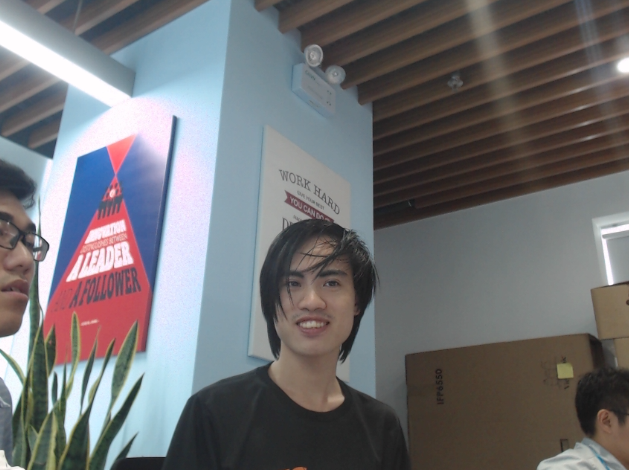
#> input picture img/test_xuan.png, 629 x 470 px
$ python -i test_recog.py   (imports and definitions only)
#> lines starting #> are read from the running program, lines starting #| are printed output that depends on the picture
#> further down, picture is the input picture: shape (470, 629, 3); mean B, G, R 115.5, 112.8, 112.9

import cv2
import pickle

FACE_SIZE = 165
subjects = ["dummy label", "Khoa", "C Tu", "Chau"]

s2 = [
    "dumb", "a viet", "a khoa", "t hung",
    "linh", "tung", "T ha", "c ngoc anh", "a TTduc",
    "c tu", "a Thang", "a Dat", "T Thang", "Huy", "A Giang",
    "Xuan", "a Thanh", "A Dung", "a Duc", "T Tu",
    "A Hung", "C Thanh", "Chau", "Lien", "A Bach"
]

# [16 lines left out: function draw_rect, not called in this run]

def detect_face(img):
    """
    function to detect face, using openCV

    :param img, <ndarray> input image
    """

    # convert img to gray scale, as opencv face detector expects
    # gray images
    gray = cv2.cvtColor(img, cv2.COLOR_BGR2GRAY)
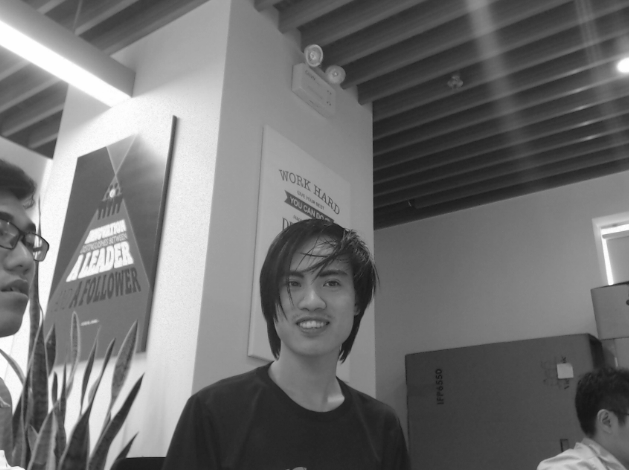
#> gray: shape (470, 629); min 22, max 254, mean 113.1

    # load face detector
    face_cascade = cv2.CascadeClassifier("../cv_train/haarcascade_frontalface_default.xml")

    # detect face
    faces = face_cascade.detectMultiScale(gray, scaleFactor=1.2, minNeighbors=5)
#> faces = [[262, 243, 103, 103]]

    # if no faces detected, return orignal img
    if len(faces) == 0:
        return None, None

    # extract first face
    (x, y, w, h) = faces[0]
#> x = 262; y = 243; w = 103; h = 103

    # return only face part of image
    face = cv2.resize(gray[y: y+h, x:x+w], (FACE_SIZE, FACE_SIZE))
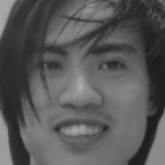
#> face: shape (165, 165); min 24, max 174, mean 87.9
    return face, faces[0]

# [28 lines left out: function predict, not called in this run]


# load name list
# [2 lines not run here, left out]

# create LBPH face recognizer
#face_recognizer = cv2.face.LBPHFaceRecognizer_create()
face_recognizer = cv2.face.EigenFaceRecognizer_create()
# [7 lines not run here, left out]

# resize
# [1 line that did not run here, left out]
w2 = 600
# [1 line that did not run here, left out]
# [1 line that did not run here, left out]
# [1 line that did not run here, left out]

# predict
# [1 line that did not run here, left out]

# show result
# [3 lines not run here, left out]

>>> import cv2
>>> picture = cv2.imread('../img/test_xuan.png')
>>> result = detect_face(picture)

$ run again, on img/run_doorcam2.png
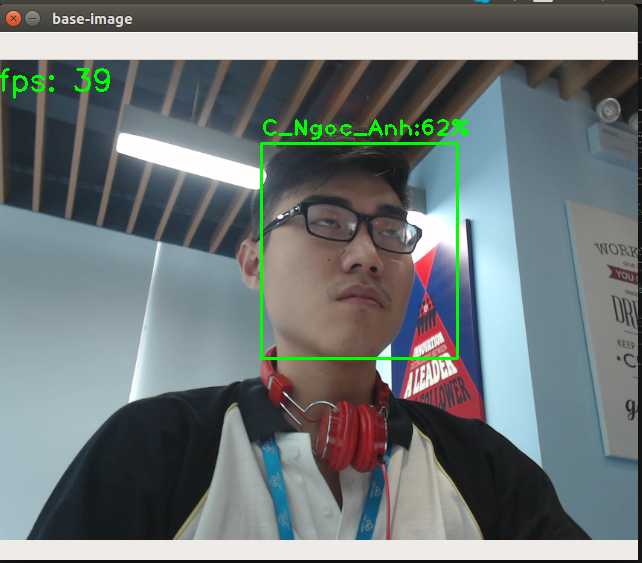
#> input picture img/run_doorcam2.png, 642 x 563 px
#> picture is the input picture: shape (563, 642, 3); mean B, G, R 119.8, 119.7, 111.4
#> in detect_face, `gray = cv2.cvtColor(img, cv2.COLOR_BGR2GRAY)`:
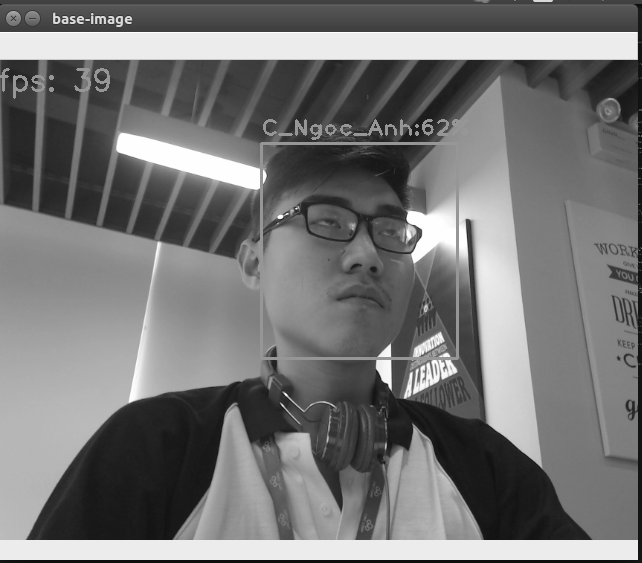
#> gray: shape (563, 642); min 13, max 255, mean 117.3
#> faces = ()

$ run again, on img/test_chau.png
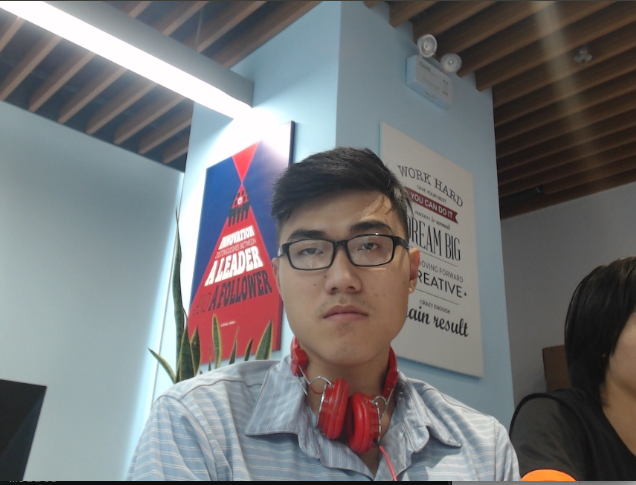
#> input picture img/test_chau.png, 636 x 485 px
#> picture is the input picture: shape (485, 636, 3); mean B, G, R 118.2, 116.8, 116.8
#> in detect_face, `gray = cv2.cvtColor(img, cv2.COLOR_BGR2GRAY)`:
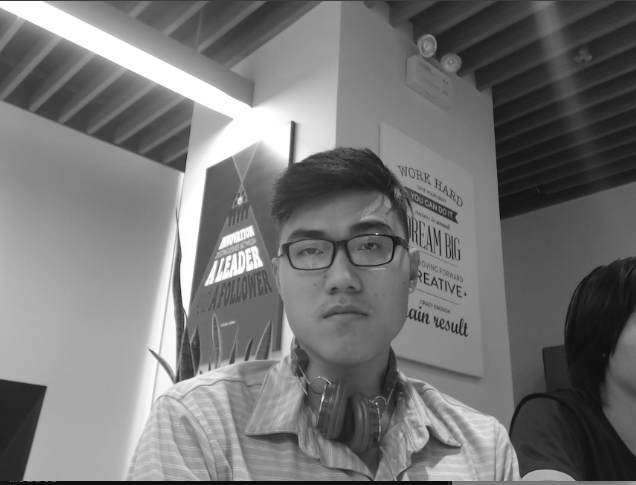
#> gray: shape (485, 636); min 12, max 255, mean 117
#> faces = [[263, 186, 164, 164]]
#> x = 263; y = 186; w = 164
#> in detect_face, `face = cv2.resize(gray[y: y+h, x:x+w], (FACE_SIZE, FACE_SIZE))`:
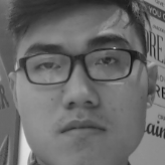
#> face: shape (165, 165); min 17, max 226, mean 106

$ run again, on img/test_chau3.png
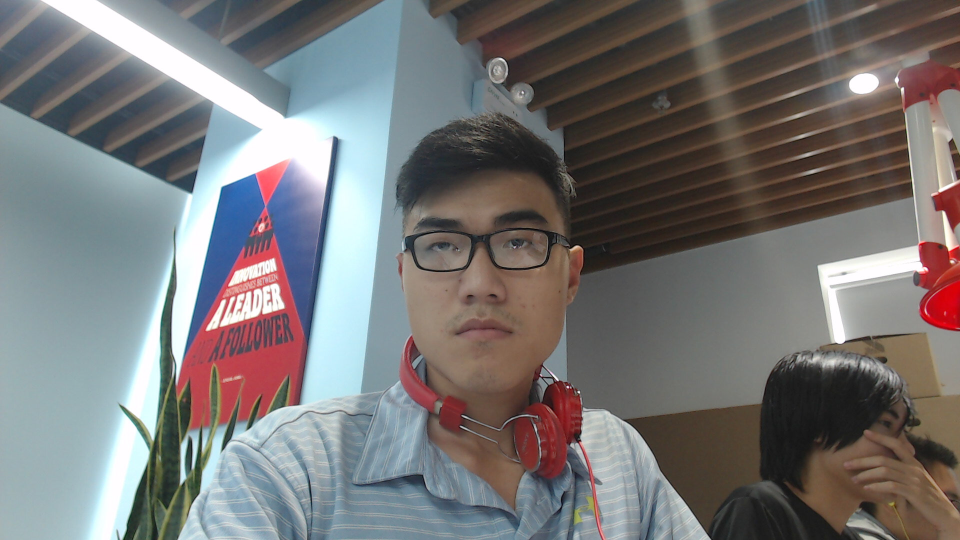
#> input picture img/test_chau3.png, 1920 x 1080 px (shown at 1/2 size)
#> picture is the input picture: shape (1080, 1920, 3); mean B, G, R 117.8, 117.7, 119.1
#> in detect_face, `gray = cv2.cvtColor(img, cv2.COLOR_BGR2GRAY)`:
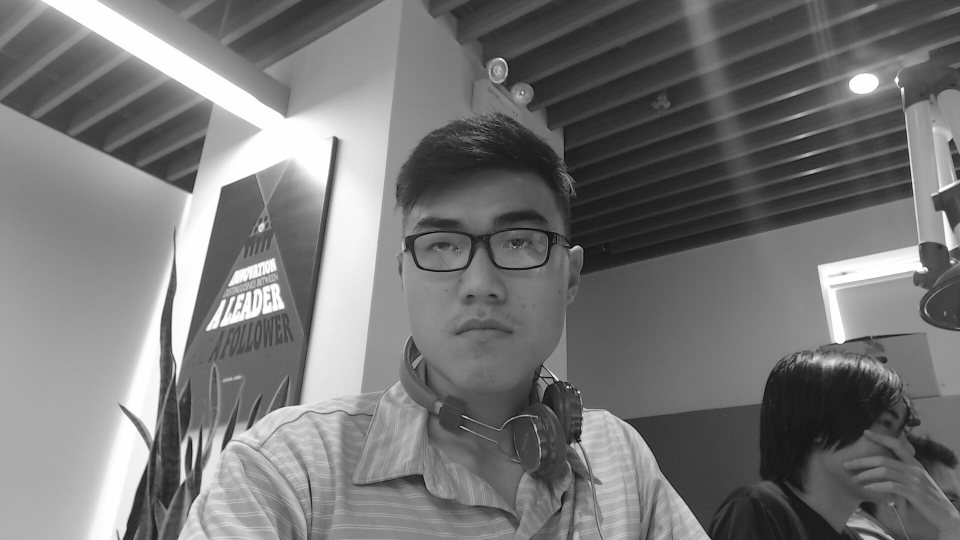
#> gray: shape (1080, 1920) (shown at 1/2 size); min 0, max 255, mean 118.1
#> faces = [[756, 315, 428, 428]]
#> x = 756; y = 315; w = 428
#> in detect_face, `face = cv2.resize(gray[y: y+h, x:x+w], (FACE_SIZE, FACE_SIZE))`:
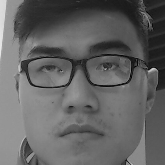
#> face: shape (165, 165); min 1, max 231, mean 99.3
